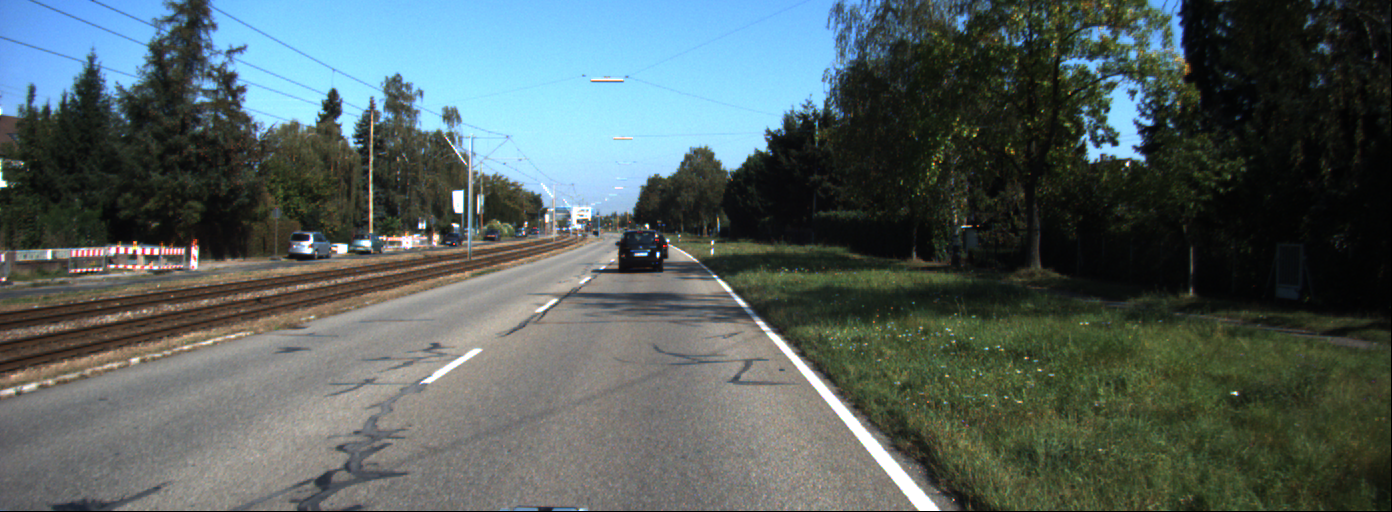
#> input picture Codes/data_1/data/0000000003.png, 1392 x 512 px, given in place of out.avi, which was not available
$ python question_2_naman.py
#> lines starting #> are read from the running program, lines starting #| are printed output that depends on the picture; after the words box and inside, x2 and y2 are one past the last pixel; in counts of white or black regions, pixels touching at a corner belong together; pictures that were not available may be replaced by others from this repository, and a replacement may not be noted
#> further down, frame is the input picture: shape (512, 1392, 3); mean B, G, R 95, 95.9, 83.1
import cv2
import numpy as np
import matplotlib.pyplot as plt


def mouse_click(event, x, y, flag, param):
    if event == cv2.EVENT_LBUTTONDOWN:
        print(x, y)
        points.append([x, y])


# function for warping
def warpImage(den_image, pts):
    # store points
    tl = pts[0]
    tr = pts[1]
    br = pts[2]
    bl = pts[3]
    rect = np.array([tl, tr, br, bl], dtype="float32")
    # rect = (tl,tr,br,bl)
    widthA = np.sqrt(((br[0] - bl[0]) ** 2) + ((br[1] - bl[1]) ** 2))
    widthB = np.sqrt(((tr[0] - tl[0]) ** 2) + ((tr[1] - tl[1]) ** 2))
    maxWidth = max(int(widthA), int(widthB))

    heightA = np.sqrt(((tr[0] - br[0]) ** 2) + ((tr[1] - br[1]) ** 2))
    heightB = np.sqrt(((tl[0] - bl[0]) ** 2) + ((tl[1] - bl[1]) ** 2))
    maxHeight = max(int(heightA), int(heightB))

    dst = np.array([
        [0, 0],
        [maxWidth - 1, 0],
        [maxWidth - 1, maxHeight - 1],
        [0, maxHeight - 1]], dtype="float32")
    # dst = np.array([[0,0],[199,0],[199,199],[0,199]], dtype="float32")

    M = cv2.getPerspectiveTransform(rect, dst)
    warped = cv2.warpPerspective(den_image, M, (maxWidth, maxHeight))
    return warped


# function to undistort image
def undistortImage(warped):
    # Define Camera Matrix
    mtx = np.array([[9.037596e+02, 0.000000e+00, 6.957519e+02],
                    [0.000000e+00, 9.019653e+02, 2.242509e+02],
                    [0, 0, 1]])

    # Define distortion coefficients
    dist = np.array([-3.639558e-01, 1.788651e-01, 6.029694e-04, -3.922424e-04, -5.382460e-02])

    # Getting the new optimal camera matrix
    # img = cv2.imread('image0.jpg')
    h, w = warped.shape[:2]
#> h = 512; w = 1392
    newcameramtx, roi = cv2.getOptimalNewCameraMatrix(mtx, dist, (w, h), 1,
                                                      (w, h))
#> roi = (53, 58, 1282, 372)

    # Undistorting
    dst = cv2.undistort(warped, mtx, dist, None, newcameramtx)

    # crop the image
    x, y, w, h = roi
#> x = 53; y = 58; w = 1282; h = 372
    dst = dst[y:y + h, x:x + w]
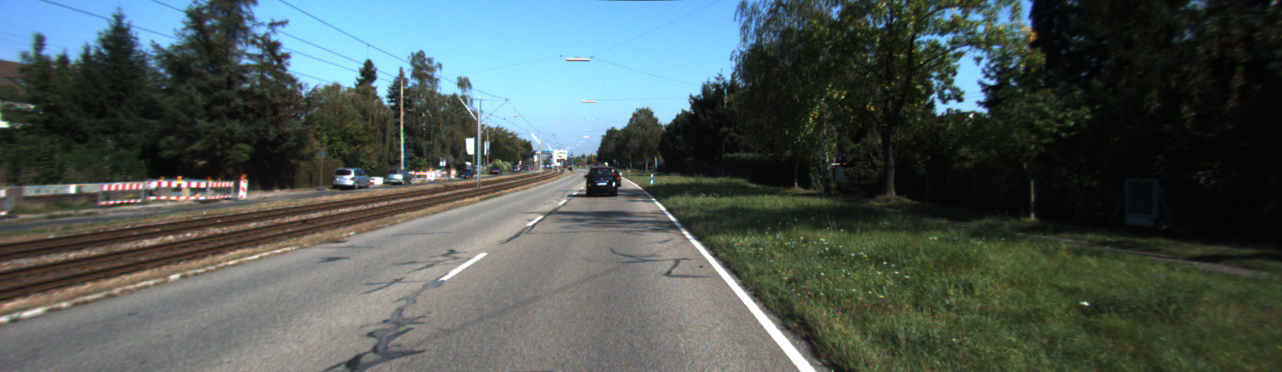
#> dst: shape (372, 1282, 3); mean B, G, R 86.1, 88.6, 77.8

    # cv2.imshow('Undistorted Image', dst)
    # cv2.waitKey(0)
    return dst


# function to inverse warp
def invWarpImage(den_image, pts):
    # store points
    tl = pts[0]
    tr = pts[1]
    br = pts[2]
    bl = pts[3]
    rect = np.array([tl, tr, br, bl], dtype="float32")
    # rect = (tl,tr,br,bl)
    widthA = np.sqrt(((br[0] - bl[0]) ** 2) + ((br[1] - bl[1]) ** 2))
    widthB = np.sqrt(((tr[0] - tl[0]) ** 2) + ((tr[1] - tl[1]) ** 2))
    maxWidth = max(int(widthA), int(widthB))

    heightA = np.sqrt(((tr[0] - br[0]) ** 2) + ((tr[1] - br[1]) ** 2))
    heightB = np.sqrt(((tl[0] - bl[0]) ** 2) + ((tl[1] - bl[1]) ** 2))
    maxHeight = max(int(heightA), int(heightB))

    dst = np.array([
        [0, 0],
        [maxWidth - 1, 0],
        [maxWidth - 1, maxHeight - 1],
        [0, maxHeight - 1]], dtype="float32")
    # dst = np.array([[0,0],[199,0],[199,199],[0,199]], dtype="float32")

    M = cv2.getPerspectiveTransform(rect, dst)
    warped = cv2.warpPerspective(den_image, np.linalg.inv(M), (crop.shape[1], crop.shape[0]))
    return warped


if __name__ == '__main__':
    # read image
    cap = cv2.VideoCapture("Codes/data_1/out.avi")
    ctr = 0
    temp_yellow_loc = 0

    while True:

        _, frame = cap.read()

        # undistort image
        undistort_img = undistortImage(frame)

        # denoise image
        denoise_img = cv2.fastNlMeansDenoisingColored(undistort_img, None, 10, 10, 7, 21)
        # [12 lines of commented-out code are left out]
        crop = denoise_img[160:372, 0:1281]
        # cv2.imshow('ROI', crop)

        # call mouse click function
        # points = []
        points = np.float32([[468, 54], [685, 54], [820, 154], [155, 154]])

        # [12 lines of commented-out code are left out]
        warped_img = warpImage(crop, points)
        # cv2.imshow("warped image", warped_img)

        # using Histogram
        # hist = cv2.calcHist([warped_img], [0], None, [256], [0, 256])

        # plotting histogram
        # plot.plot(hist)
        # plot.show()

        # color separation using HSV
        hsv = cv2.cvtColor(warped_img, cv2.COLOR_BGR2HSV)
#> hsv: shape (328, 665, 3); mean H, S, V 29.9, 15.1, 131.9
        lower_white = np.array([0, 0, 200])
        higher_white = np.array([255, 255, 255])
        mask = cv2.inRange(hsv, lower_white, higher_white)
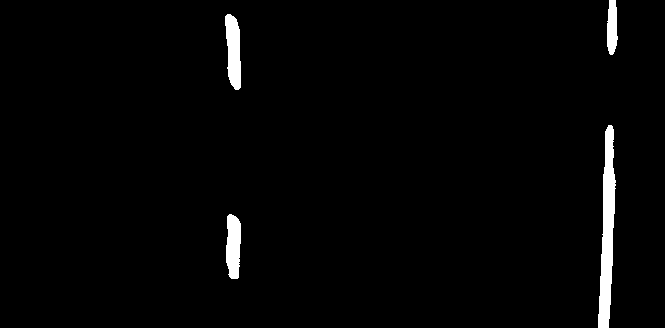
#> mask: shape (328, 665); 2% white; 4 white regions, box (x1, y1, x2, y2) and area: (598, 125, 616, 328) 2180, (225, 14, 241, 90) 911, (226, 214, 241, 279) 807, (607, 0, 618, 55) 484
        # cv2.imshow('mask', mask)

        # # pixel count
        pixel_sum = np.sum(mask, axis=0)
#> pixel_sum = 665 values, max 63240 at index 609, min 0 at index 0, mean 1680.3

        # [5 lines of commented-out code are left out]

        pts_white = []
        white_loc = []
        for i in range(len(pixel_sum)):
            try:
                if pixel_sum[i] and pixel_sum[i-1] < pixel_sum[i] < pixel_sum[i+1]:
                    white_loc.append(i)
                    for j in range(mask.shape[0]):
                        pts_white.append([i, j])
            except:
                pass
#> after the loop, pts_white = 5576 pairs, first value 225 to 608, second value 0 to 327; white_loc = [225, 226, 227, 228, 229, 230, 598, 599, 600, 601, 602, 603, 604, 605, 606, 607, 608]

        pts_white = np.array(pts_white)
        pts_white = pts_white.reshape((-1, 1, 2))
        warped_img = cv2.polylines(warped_img, [pts_white], False, (255, 0, 0))
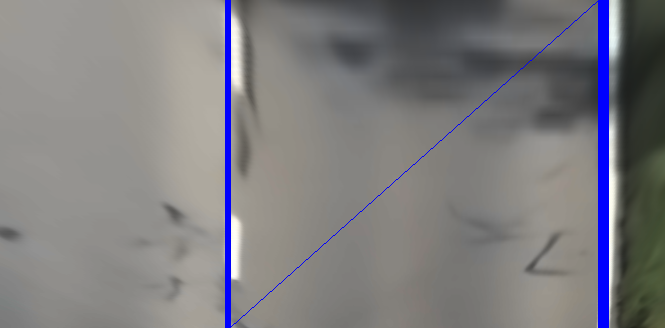
#> warped_img: shape (328, 665, 3); mean B, G, R 127.6, 125, 126.3


        # cv2.imshow('lines', warped_img)

        # unwarp the image
        inv_warped_image = invWarpImage(warped_img, points)
#> in invWarpImage, `warped = cv2.warpPerspective(den_image, np.linalg.inv(M), (crop.shape[..`:
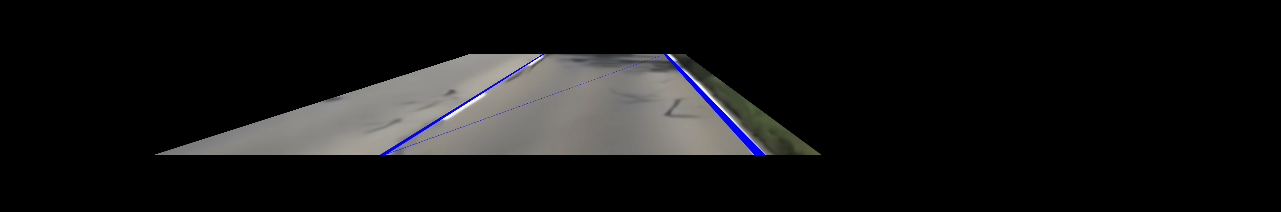
#> warped: shape (212, 1281, 3); mean B, G, R 21.2, 21, 21.2
        # inv_warped_image = cv2.add(crop, inv_warped_image)
        inv_warped_gray = cv2.cvtColor(inv_warped_image, cv2.COLOR_BGR2GRAY)
        _, inv_warped_thresh = cv2.threshold(inv_warped_gray, 0, 250, cv2.THRESH_BINARY_INV)
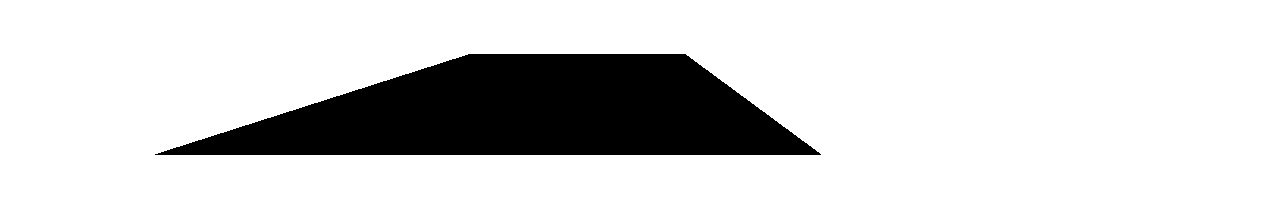
#> inv_warped_thresh: shape (212, 1281); values 0 (black) and 250 (white), 83.6% white; 1 black region, box (x1, y1, x2, y2) and area: (155, 54, 821, 155) 44673
        fram_bit = cv2.bitwise_and(crop, crop, mask=inv_warped_thresh)
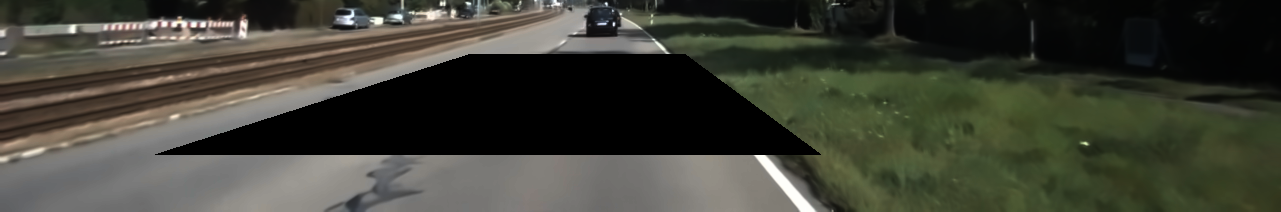
#> fram_bit: shape (212, 1281, 3); mean B, G, R 54.6, 65.1, 64.4
        # lena_warp = cv2.warpPerspective(lena_img, new_homo, (frame.shape[1], frame.shape[0]))
        new_frame = cv2.add(fram_bit, inv_warped_image)
        cv2.imshow('new frame', new_frame)

        # predict lanes
        try:
            yellow_point = np.max(white_loc)
#> yellow_point = 608
        except:
            pass

        deviation = yellow_point - temp_yellow_loc
#> deviation = 608
        # print(deviation)
        if deviation > 200:
            new_frame = cv2.putText(new_frame, 'Right', (50, 50), cv2.FONT_HERSHEY_SIMPLEX, 1, (0, 255, 0), 2, cv2.LINE_AA)
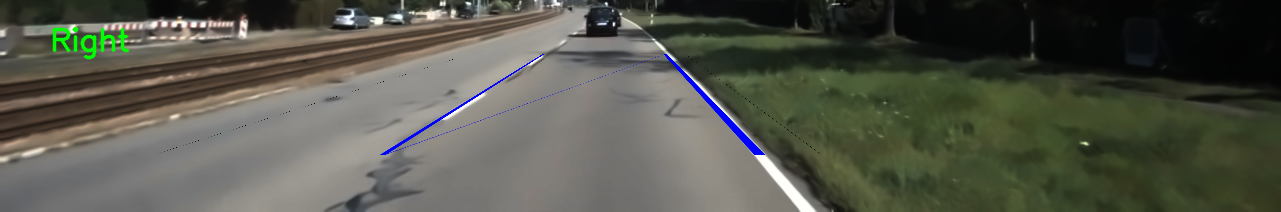
#> new_frame: shape (212, 1281, 3); mean B, G, R 75.6, 86.6, 85.3
        elif deviation < 0:
            new_frame = cv2.putText(new_frame, 'Left', (50, 50), cv2.FONT_HERSHEY_SIMPLEX, 1, (0, 255, 0), 2, cv2.LINE_AA)
        else:
            new_frame = cv2.putText(new_frame, 'Straight', (50, 50), cv2.FONT_HERSHEY_SIMPLEX, 1, (0, 255, 0), 2, cv2.LINE_AA)
        temp_yellow_loc = yellow_point
#> temp_yellow_loc = 608
        cv2.imshow('new frame', new_frame)

        # ctr += 1
        # print(ctr)

        if cv2.waitKey(1) & 0xff == ord('q'):
#> (key q is pressed here)
            break

    cap.release()
    cv2.destroyAllWindows()

$ run again, on Codes/data_1/data/0000000008.png
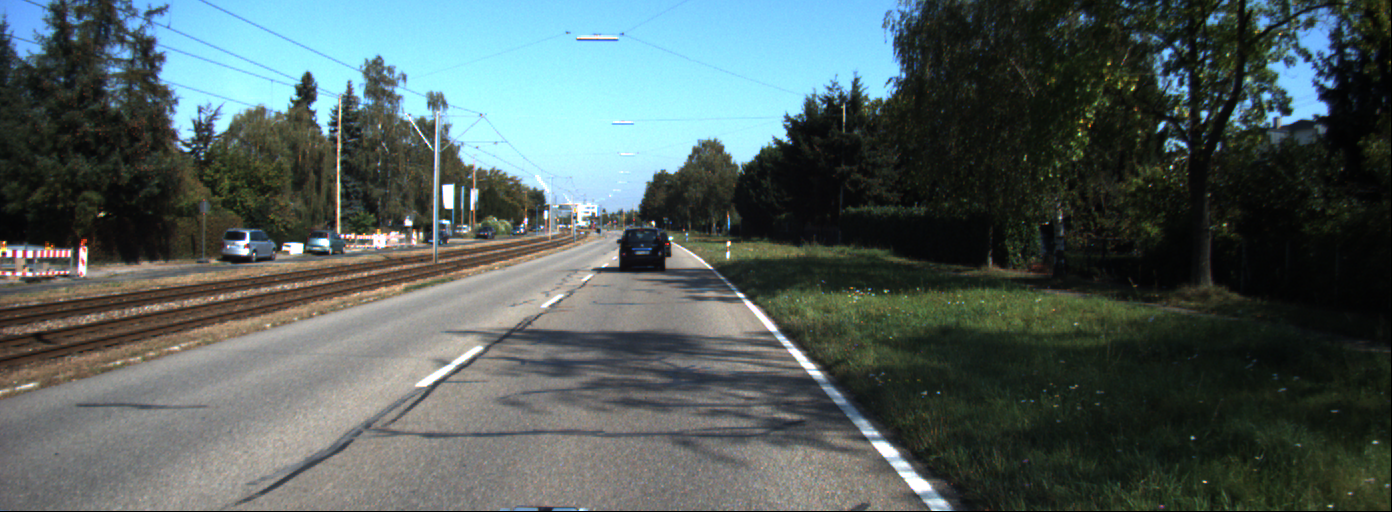
#> input picture Codes/data_1/data/0000000008.png, 1392 x 512 px, given in place of out.avi, which was not available
#> frame is the input picture: shape (512, 1392, 3); mean B, G, R 93.5, 94.9, 81.3
#> hsv: shape (328, 665, 3); mean H, S, V 38, 15.5, 135.1
#> `mask = cv2.inRange(hsv, lower_white, higher_white)`:
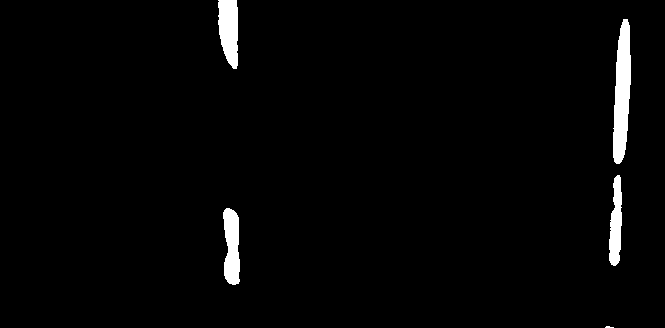
#> mask: shape (328, 665); 2.2% white; 5 white regions (1 under 20 px), largest, box (x1, y1, x2, y2) and area: (613, 19, 631, 164) 1876, (218, 0, 238, 69) 1116, (223, 208, 240, 285) 1030, (609, 175, 622, 266) 855
#> pixel_sum = 665 values, max 54060 at index 618, min 0 at index 0, mean 1875.1
#> after the loop `for i in range(len(pixel_sum)):`: pts_white = 7544 pairs, first value 218 to 617, second value 0 to 327; white_loc = [218, 219, 220, 221, 222, 223, 224, 225, 226, 227, 228, 231, 232, 605, 609, 610, 611, 612, 613, 614, 615, 616, 617]
#> warped_img: shape (328, 665, 3); mean B, G, R 132.7, 125.9, 126.8
#> inv_warped_thresh: shape (212, 1281); values 0 (black) and 250 (white), 83.6% white; 1 black region, box (x1, y1, x2, y2) and area: (155, 54, 821, 155) 44673
#> yellow_point = 617
#> `new_frame = cv2.putText(new_frame, 'Right', (50, 50), cv2.FONT_HERSHEY..`:
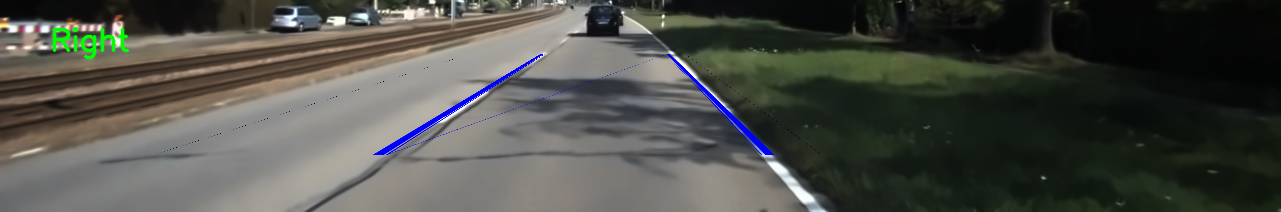
#> new_frame: shape (212, 1281, 3); mean B, G, R 72.3, 78.3, 77.3
